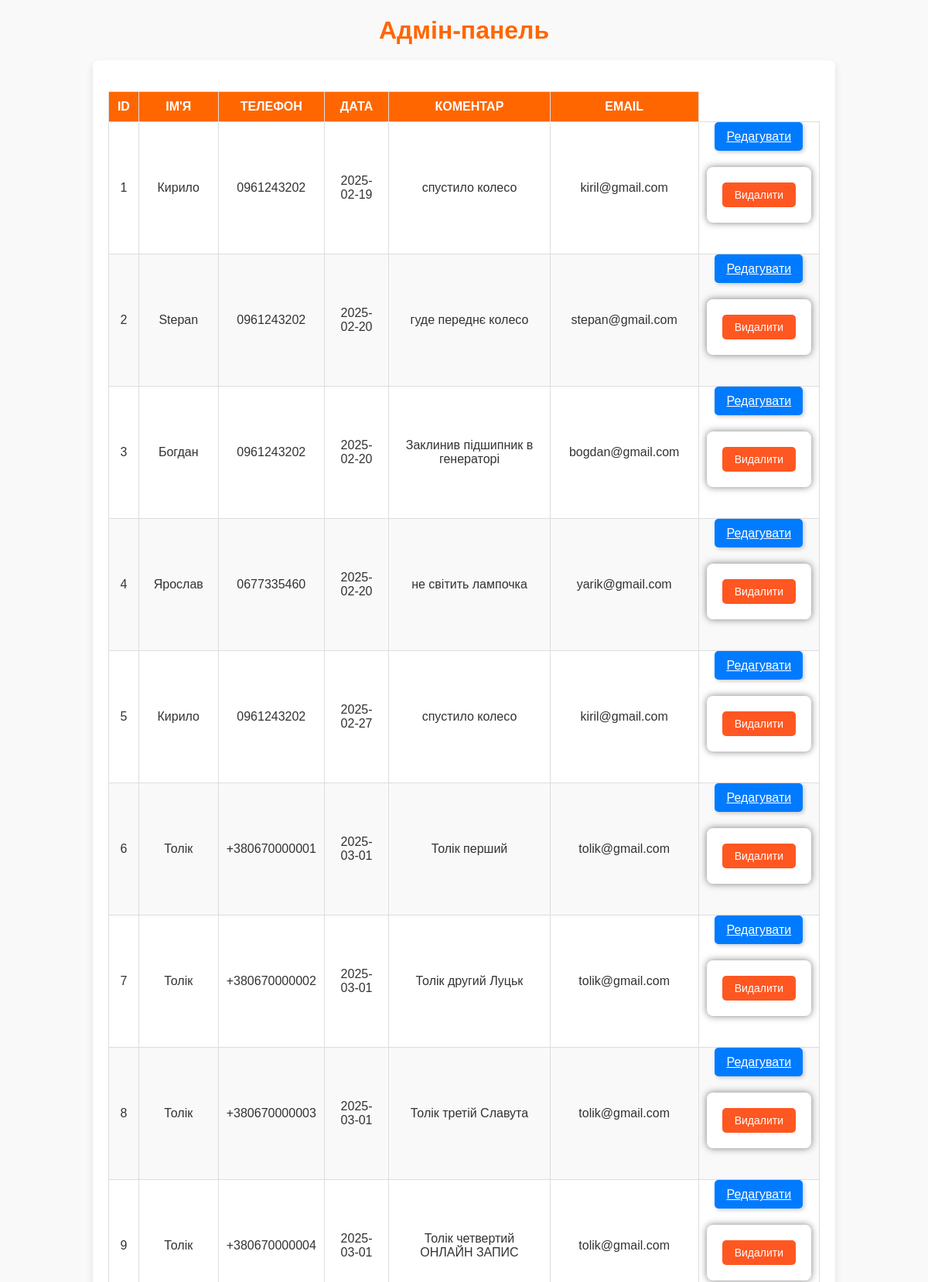
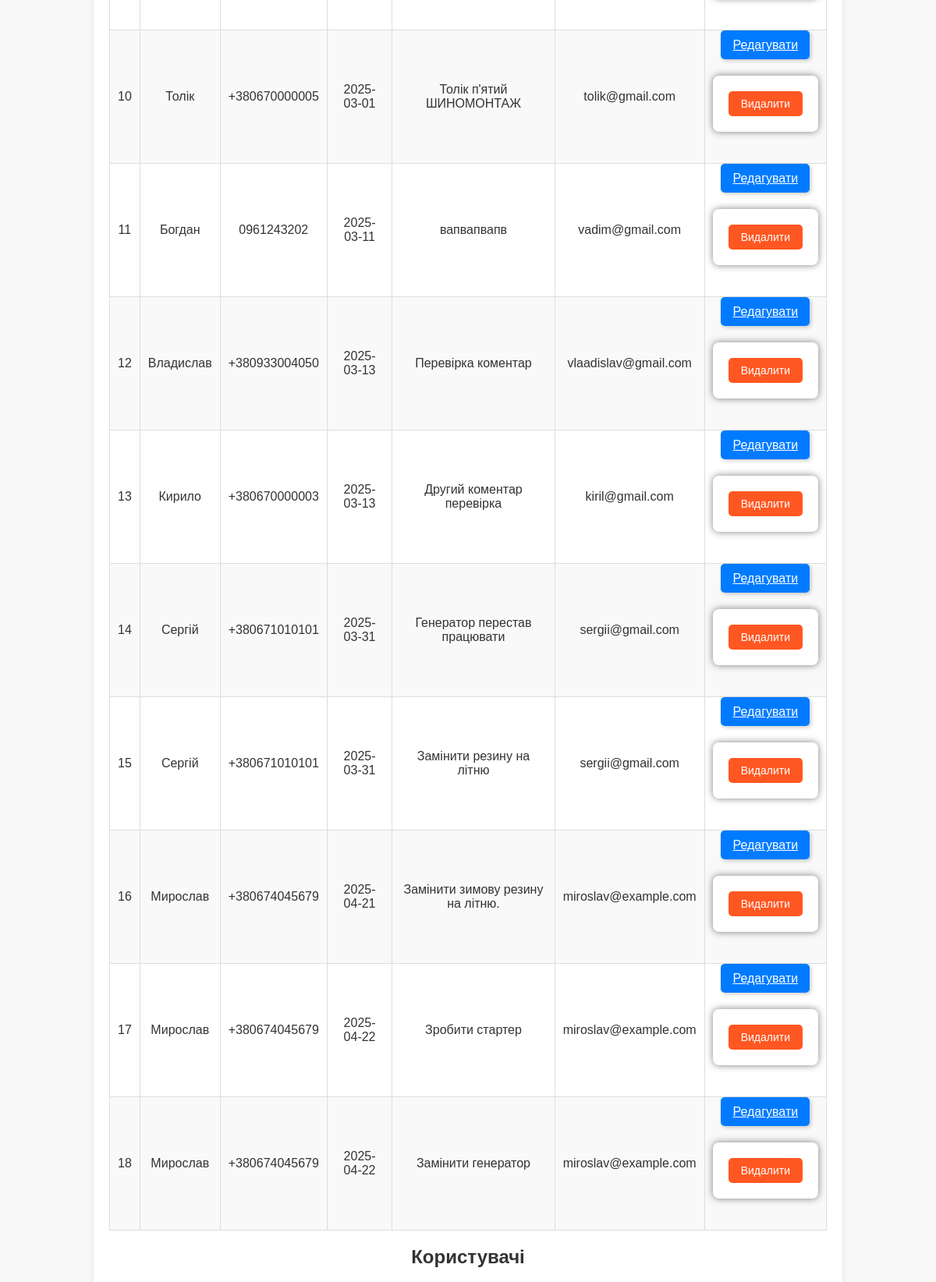
The page /admin (upper part) on the database its author committed (2 pictures, top to bottom).
### app.py (models this page shows)
class Booking(db.Model):
    id = db.Column(db.Integer, primary_key=True)
    name = db.Column(db.String(100), nullable=False)
    phone = db.Column(db.String(20), nullable=False)
    date = db.Column(db.String(20), nullable=False)
    comment = db.Column(db.Text, nullable=True)
    email = db.Column(db.String(120), nullable=False)

### app.py (the view)
@app.route('/admin')
def admin():
    bookings = Booking.query.all()
    users = User.query.all()
    return render_template('admin.html', bookings=bookings, users=users)

### app.py (called while the page is built)
@app.after_request
def add_csp_headers(response):
    response.headers['Content-Security-Policy'] = (
        "default-src 'self'; "
        "script-src 'self' 'unsafe-inline'; "
        "style-src 'self' 'unsafe-inline'; "
        "connect-src 'self' http://127.0.0.1:5000;"
    )
    return response

### templates/admin.html (shortened to what this page needs)
<!DOCTYPE html>
<html lang="uk">
<head>
    <link rel="stylesheet" href="{{ url_for('static', filename='css/styles.css') }}">
</head>
<body>
  <h1>Адмін-панель</h1>
   <div class="admin-container">
       <table>
           <thead>
            <tr>
                <th>ID</th>
                <th>Ім'я</th>
                <th>Телефон</th>
                <th>Дата</th>
                <th>Коментар</th>
                <th>Email</th>
            </tr>
           </thead>
           <tbody>
              {% for booking in bookings %}
              <tr>
                  <td>{{ booking.id }}</td>
                  <td>{{ booking.name }}</td>
                  <td>{{ booking.phone }}</td>
                  <td>{{ booking.date }}</td>
                  <td>{{ booking.comment }}</td>
                  <td>{{ booking.email }}</td>
                  <td>
                    <a href="{{url_for('update_booking', booking_id=booking.id) }}" class="edit-btn">Редагувати</a>
                    <form action="{{ url_for('delete_booking', booking_id=booking.id) }}" method="POST">
                        <button type="submit" class="delete-btn">Видалити</button>
                    </form>
                </td>
              </tr>
              {% endfor %}
            </tbody>
       </table>
       <h2>Користувачі</h2>
   </div>
  </body>
</html>

### static/css/styles.css (style rules this page uses)
* { box-sizing: border-box; }
body { margin: 0; font-family: Arial, sans-serif; background-color: var(--background-color); color: var(--text-color); transition: background-color 0.3s ease, color 0.3s ease; }
a, button { transition: background-color 0.3s ease, color 0.3s ease, transform 0.2s ease; }
:root { --primary-color: #ff6600; --secondary-color: #f4f4f4; --text-color: #333; --background-color: #f9f9f9; --danger-color: #e53935; --success-color: #4CAF50; }
form { max-width: 500px; margin: 30px auto; background: #fff; padding: 20px; border-radius: 8px; box-shadow: 0 0 10px rgba(0, 0, 0, 0.5); }
form button { background-color: var(--primary-color); color: white; font-size: 18px; padding: 12px 20px; border: none; border-radius: 5px; cursor: pointer; display: block; width: 100%; }
table { width: 100%; border-collapse: collapse; margin-top: 20px; font-size: 16px; text-align: left; }
th, td { padding: 12px; border-bottom: 1px solid #ddd; }
th { background-color: #ff6600; color: white; font-weight: bold; text-transform: uppercase; }
tr:nth-child(even) { background-color: #f9f9f9; }
h1 { text-align: center; margin-bottom: 20px; }
.admin-container { width: 80%; margin: 0 auto; padding: 20px; background: #fff; border-radius: 8px; box-shadow: 0px 4px 10px rgba(0, 0, 0, 0.1); text-align: center; }
table { width: 100%; border-collapse: collapse; font-size: 16px; text-align: center; margin-top: 20px; }
th, td { padding: 10px; border: 1px solid #ddd; }
th { background-color: #ff6600; color: white; font-weight: bold; }
h1 { text-align: center; color: #ff6600; margin-bottom: 20px; }
.delete-btn { background-color: #e53935; color: white; padding: 8px 12px; border: none; border-radius: 5px; cursor: pointer; font-size: 14px; }
.edit-btn { background-color: #007BFF; color: white; font-size: 16px; padding: 10px 15px; border: none; border-radius: 5px; cursor: pointer; box-shadow: 2px 2px 5px rgba(0, 0, 0, 0.2); }
.delete-btn { display: inline-block; background-color: #ff5722; color: white; border: none; padding: 8px 16px; font-size: 14px; cursor: pointer; border-radius: 5px; text-align: center; transition: background-color 0.3s; }

### rows shown on the page
Booking: id "1", name "Кирило", phone "0961243202", date "2025-02-19", comment "спустило колесо", email "kiril@gmail.com"
Booking: id "2", name "Stepan", phone "0961243202", date "2025-02-20", comment "гуде переднє колесо", email "stepan@gmail.com"
Booking: id "3", name "Богдан", phone "0961243202", date "2025-02-20", comment "Заклинив підшипник в генераторі", email "bogdan@gmail.com"
Booking: id "4", name "Ярослав", phone "0677335460", date "2025-02-20", comment "не світить лампочка", email "yarik@gmail.com"
Booking: id "5", name "Кирило", phone "0961243202", date "2025-02-27", comment "спустило колесо", email "kiril@gmail.com"
Booking: id "6", name "Толік", phone "+380670000001", date "2025-03-01", comment "Толік перший", email "tolik@gmail.com"
Booking: id "7", name "Толік", phone "+380670000002", date "2025-03-01", comment "Толік другий Луцьк", email "tolik@gmail.com"
Booking: id "8", name "Толік", phone "+380670000003", date "2025-03-01", comment "Толік третій Славута", email "tolik@gmail.com"
Booking: id "9", name "Толік", phone "+380670000004", date "2025-03-01", comment "Толік четвертий ОНЛАЙН ЗАПИС", email "tolik@gmail.com"
Booking: id "10", name "Толік", phone "+380670000005", date "2025-03-01", comment "Толік п'ятий ШИНОМОНТАЖ", email "tolik@gmail.com"
Booking: id "11", name "Богдан", phone "0961243202", date "2025-03-11", comment "вапвапвапв", email "vadim@gmail.com"
Booking: id "12", name "Владислав", phone "+380933004050", date "2025-03-13", comment "Перевірка коментар", email "vlaadislav@gmail.com"
Booking: id "13", name "Кирило", phone "+380670000003", date "2025-03-13", comment "Другий коментар перевірка", email "kiril@gmail.com"
Booking: id "14", name "Сергій", phone "+380671010101", date "2025-03-31", comment "Генератор перестав працювати", email "sergii@gmail.com"
Booking: id "15", name "Сергій", phone "+380671010101", date "2025-03-31", comment "Замінити резину на літню", email "sergii@gmail.com"
Booking: id "16", name "Мирослав", phone "+380674045679", date "2025-04-21", comment "Замінити зимову резину на літню.", email "miroslav@example.com"
Booking: id "17", name "Мирослав", phone "+380674045679", date "2025-04-22", comment "Зробити стартер", email "miroslav@example.com"
Booking: id "18", name "Мирослав", phone "+380674045679", date "2025-04-22", comment "Замінити генератор", email "miroslav@example.com"
